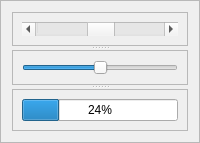
              <widget class="QFrame" name="frame">
               <property name="frameShape">
                <enum>QFrame::StyledPanel</enum>
               </property>
               <property name="frameShadow">
                <enum>QFrame::Raised</enum>
               </property>
               <layout class="QGridLayout" name="gridLayout_5">
                <item row="0" column="0">
                 <widget class="QSplitter" name="splitter_3">
                  <property name="orientation">
                   <enum>Qt::Vertical</enum>
                  </property>
                  <widget class="QFrame" name="frame_3">
                   <property name="frameShape">
                    <enum>QFrame::StyledPanel</enum>
                   </property>
                   <property name="frameShadow">
                    <enum>QFrame::Raised</enum>
                   </property>
                   <layout class="QGridLayout" name="gridLayout_12">
                    <item row="0" column="0">
                     <widget class="QScrollBar" name="horizontalScrollBar_2">
                      <property name="value">
                       <number>50</number>
                      </property>
                      <property name="orientation">
                       <enum>Qt::Horizontal</enum>
                      </property>
                     </widget>
                    </item>
                   </layout>
                  </widget>
                  <widget class="QFrame" name="frame_4">
                   <property name="frameShape">
                    <enum>QFrame::StyledPanel</enum>
                   </property>
                   <property name="frameShadow">
                    <enum>QFrame::Raised</enum>
                   </property>
                   <layout class="QGridLayout" name="gridLayout_15">
                    <item row="0" column="0">
                     <widget class="QSlider" name="horizontalSlider_2">
                      <property name="value">
                       <number>50</number>
                      </property>
                      <property name="orientation">
                       <enum>Qt::Horizontal</enum>
                      </property>
                     </widget>
                    </item>
                   </layout>
                  </widget>
                  <widget class="QFrame" name="frame_5">
                   <property name="frameShape">
                    <enum>QFrame::StyledPanel</enum>
                   </property>
                   <property name="frameShadow">
                    <enum>QFrame::Raised</enum>
                   </property>
                   <layout class="QGridLayout" name="gridLayout_19">
                    <item row="0" column="0">
                     <widget class="QProgressBar" name="progressBar_2">
                      <property name="value">
                       <number>24</number>
                      </property>
                     </widget>
                    </item>
                   </layout>
                  </widget>
                 </widget>
                </item>
               </layout>
              </widget>
